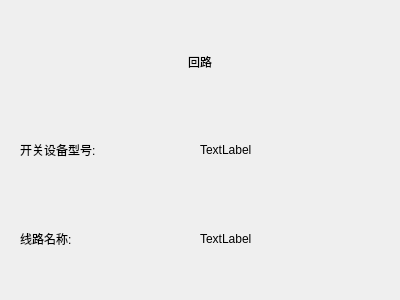
<?xml version="1.0" encoding="UTF-8"?>
<ui version="4.0">
 <class>OtherWayPage</class>
 <widget class="QWidget" name="OtherWayPage">
  <property name="geometry">
   <rect>
    <x>0</x>
    <y>0</y>
    <width>400</width>
    <height>300</height>
   </rect>
  </property>
  <property name="windowTitle">
   <string>otherWayWidget</string>
  </property>
  <layout class="QVBoxLayout" name="verticalLayout_2">
   <item>
    <widget class="QWidget" name="widget" native="true">
     <layout class="QVBoxLayout" name="verticalLayout">
      <item>
       <widget class="QWidget" name="firstWidget" native="true">
        <layout class="QHBoxLayout" name="horizontalLayout">
         <property name="spacing">
          <number>0</number>
         </property>
         <property name="leftMargin">
          <number>0</number>
         </property>
         <property name="topMargin">
          <number>0</number>
         </property>
         <property name="rightMargin">
          <number>0</number>
         </property>
         <property name="bottomMargin">
          <number>0</number>
         </property>
         <item>
          <widget class="QLabel" name="titleLabel">
           <property name="text">
            <string>回路</string>
           </property>
           <property name="alignment">
            <set>Qt::AlignCenter</set>
           </property>
          </widget>
         </item>
        </layout>
       </widget>
      </item>
      <item>
       <widget class="QWidget" name="secondWidget" native="true">
        <layout class="QHBoxLayout" name="horizontalLayout_2">
         <property name="spacing">
          <number>0</number>
         </property>
         <property name="leftMargin">
          <number>0</number>
         </property>
         <property name="topMargin">
          <number>0</number>
         </property>
         <property name="rightMargin">
          <number>0</number>
         </property>
         <property name="bottomMargin">
          <number>0</number>
         </property>
         <item>
          <widget class="QLabel" name="deviceNameLabel">
           <property name="text">
            <string>开关设备型号:</string>
           </property>
          </widget>
         </item>
         <item>
          <widget class="QLabel" name="deviceNameDataLabel">
           <property name="text">
            <string>TextLabel</string>
           </property>
          </widget>
         </item>
        </layout>
       </widget>
      </item>
      <item>
       <widget class="QWidget" name="threeWidget" native="true">
        <layout class="QHBoxLayout" name="horizontalLayout_3">
         <property name="spacing">
          <number>0</number>
         </property>
         <property name="leftMargin">
          <number>0</number>
         </property>
         <property name="topMargin">
          <number>0</number>
         </property>
         <property name="rightMargin">
          <number>0</number>
         </property>
         <property name="bottomMargin">
          <number>0</number>
         </property>
         <item>
          <widget class="QLabel" name="lineNameLabel">
           <property name="text">
            <string>线路名称:</string>
           </property>
          </widget>
         </item>
         <item>
          <widget class="QLabel" name="lineNameDataLabel">
           <property name="text">
            <string>TextLabel</string>
           </property>
          </widget>
         </item>
        </layout>
       </widget>
      </item>
     </layout>
    </widget>
   </item>
  </layout>
 </widget>
 <resources/>
 <connections/>
</ui>
